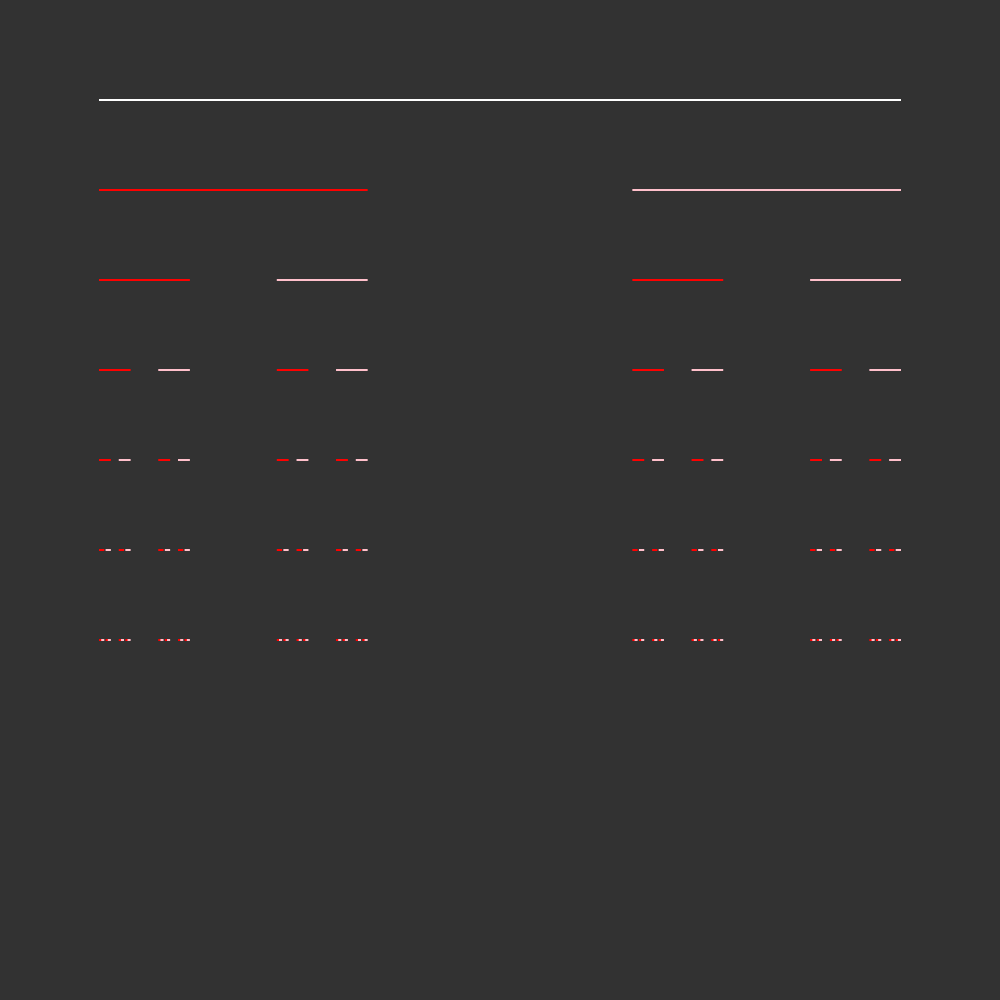
Frame 1 (no input)
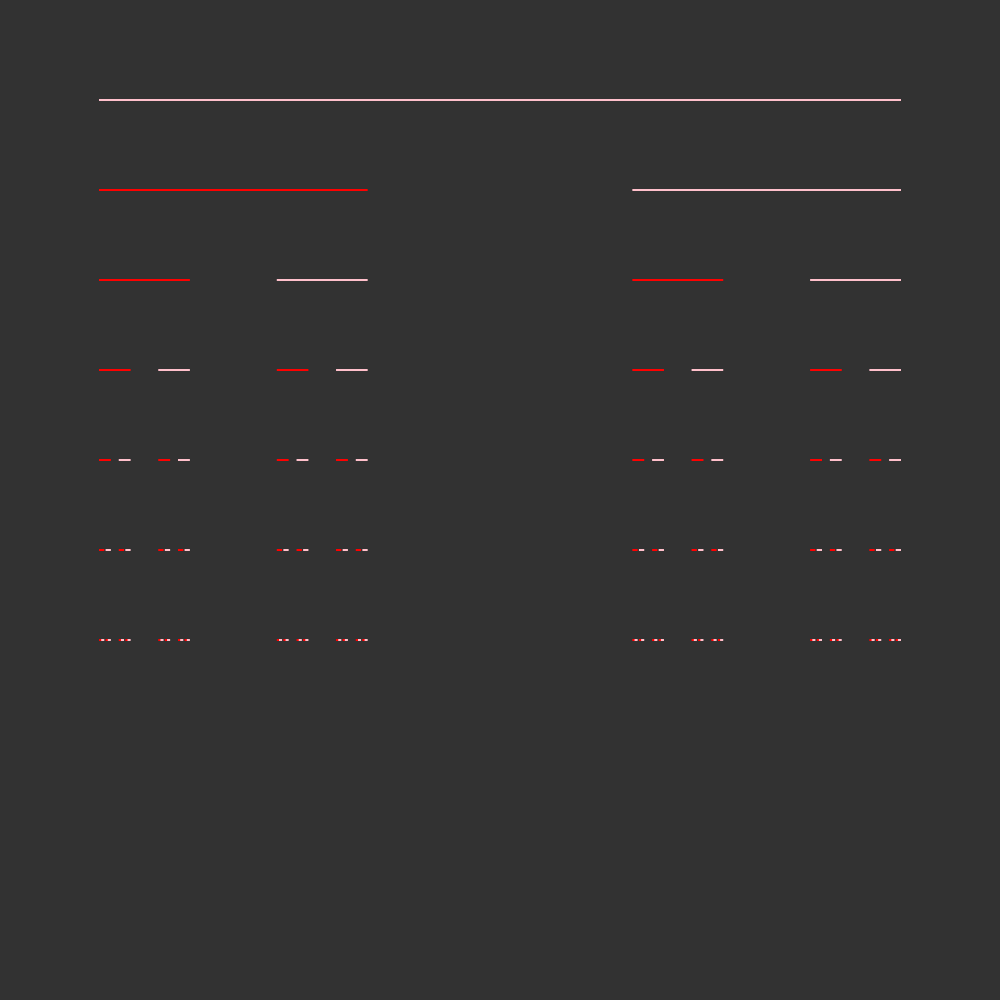
Frame 60 (no input)
Frame 120 (the mouse pressed at the canvas centre since frame 60): identical to frame 60, image omitted

The p5.js sketch that drew these frames (run headless with seeded random() and noise() and a simulated clock; from frame 60 on, the mouse is pressed at the canvas centre):

// p5.js sketch
// ── sketch.js
var angle = 0;
var slider;
var mul = 0.65;
var size_limit = 30;
var count = 0

function setup() {
    
	createCanvas(1000, 1000);

	stroke(255);
	noFill();

}


function draw() {

	background(50);

	strokeWeight(2)
	strokeCap(SQUARE)
	strokeCap(ROUND)
	strokeCap(PROJECT)

	cantor(100, 100, width - 200);

}


function cantor(x, y, len) {
	if (len >= 1) {
		line(x, y, x + len, y)

		y += 90
		stroke("red")
		// line(x, y, x + len/3, y)
		cantor(x, y, len / 3)
		stroke("pink")
		// line(x + len/3*2, y, x + len, y)
		cantor(x + len / 3 * 2, y, len / 3)
	}
}
